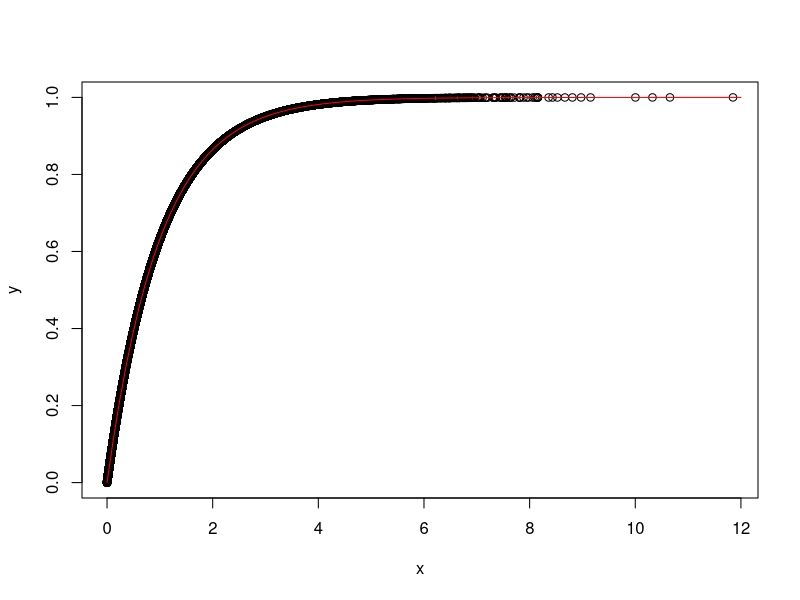

Write R code to recreate this figure. (Note: this script raises an error after producing the figure.)
## ---- chunk 1
expdist <- function(rate, n) {
   u <- runif(n)
   x <-  -log( (1/rate)*( 1 - u))/rate
   list = list(x, u)
   return(list)
}

n <- 60000
lambda <- 1
outval <- expdist(lambda, n)
plot(outval[[1]], outval[[2]], xlab = "x", ylab = "y")
curve(pexp(x, rate = lambda), from=0, to=12, col='red', add = TRUE)
## ---- chunk 2
# for u < c/alpha
c <- function(alpha) {
  return(exp(1)*alpha/(exp(1)+alpha))
}

dist1 <- function(alpha, n) {
   u <- runif(n)
   x <- 1/alpha*log(u*alpha/c(alpha))
   list = list(x, u)
   return(list)
}


n <- 60000
alpha <- 0.5
outval1 <- dist1(alpha, n)
plot(outval1[[1]], outval1[[2]], xlab = "x", ylab = "y", xlim = c(0, c(alpha)/alpha))

dist2 <- function(alpha, n) {
  u <- runif(n)
  x <- -log(exp(-1)-u/c(alpha)+1/alpha)
  list = list(x, u)
  return(list)
}

outval2 <- dist2(alpha, n)
points(outval2[[1]], outval2[[2]], xlab = "x", ylab = "y", ylim = c(alpha)/alpha, 10)
